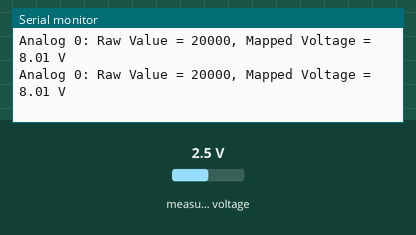
Simulated run of this sketch. Board: ESP32. Parts: the last lines printed to the serial monitor. Inputs (shaded band) come from the test bench; at power-on: measured voltage 2.5 V.

Above: at 1.2 s.
1.3 s: measured voltage set to 0.1 V
At 2.0 s:
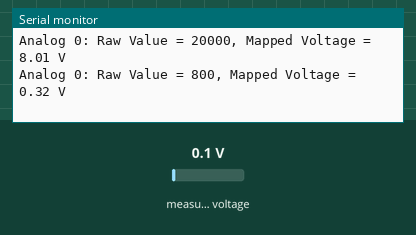
2.8 s: measured voltage set to 1.2 V
At 3.5 s:
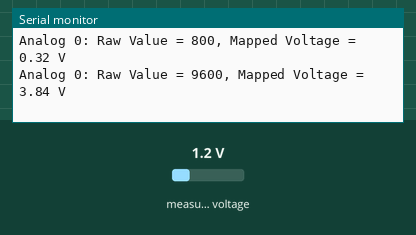
Timing chart, 0 to 5.8 s (numbered marks = the images above; inputs shaded):
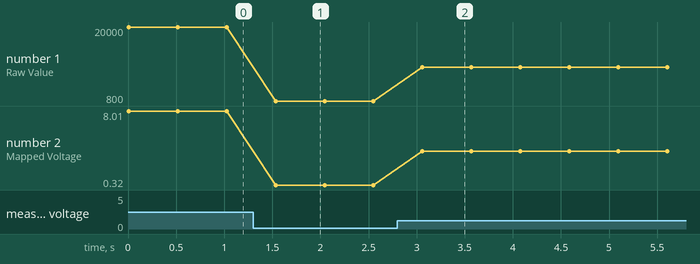

Measured:
- after the input at 1.3 s, the serial monitor: prints a new line after 0.23 s (image 1)
- after the input at 2.8 s, the serial monitor: prints a new line after 0.26 s (image 2)
- plotted number 1: 20000 → 800 after the input at 1.3 s, 800 → 9600 after the input at 2.8 s
- plotted number 2: 8.01 → 0.32 after the input at 1.3 s, 0.32 → 3.84 after the input at 2.8 s

The sketch:

Analog_Input_Example.ino
```cpp
#include <Adafruit_ADS1X15.h>
#include <Wire.h>

// Create ADS1115 instances for two devices
Adafruit_ADS1115 ads1;  // First ADS1115 device at address 0x48
// Adafruit_ADS1115 ads2;  // Second ADS1115 device at address 0x49

void setup() {
   Serial.begin(9600);
   Serial.println("Device Starting");

   // Initialize I2C communication with custom SDA and SCL pins (16 and 17)
   Wire.begin(16, 17);

   // Start ADS1115 devices with their respective I2C addresses
   ads1.begin(0x48);  // Initialize ADS1115 at address 0x48
   // ads2.begin(0x49);  // Initialize ADS1115 at address 0x49

   // Set gain for both ADS1115 devices to GAIN_ONE (±4.096V range)
   ads1.setGain(GAIN_ONE);
   // ads2.setGain(GAIN_ONE);
}

void loop() {
  // Read raw ADC value from channel 0 of the first ADS1115
  int16_t rawValue = ads1.readADC_SingleEnded(0);

  // Convert the raw ADC value to a voltage (0-3.3V range assumed)
  float voltage = mapToVoltage(rawValue);

  // Print the raw value and corresponding voltage
  Serial.print("Analog 0: Raw Value = ");
  Serial.print(rawValue);
  Serial.print(", Mapped Voltage = ");
  Serial.print(voltage, 2);  // Print voltage with 2 decimal places
  Serial.println(" V");

  delay(500);  // Delay for readability, adjust as needed
}

// Function to map raw ADC reading to voltage
float mapToVoltage(int16_t adcValue) {
  // ADS1115 provides 16-bit resolution:
  // - In single-ended mode, output range is 0 to 32767 for positive voltages.
  // - With GAIN_ONE (±4.096V), the full-scale value is 32767.
  // - Assuming we map the input range to 0-3.3V.
  return (adcValue * 3.3) / 8240.0;  // Adjust the divisor based on gain and input range
}
```
